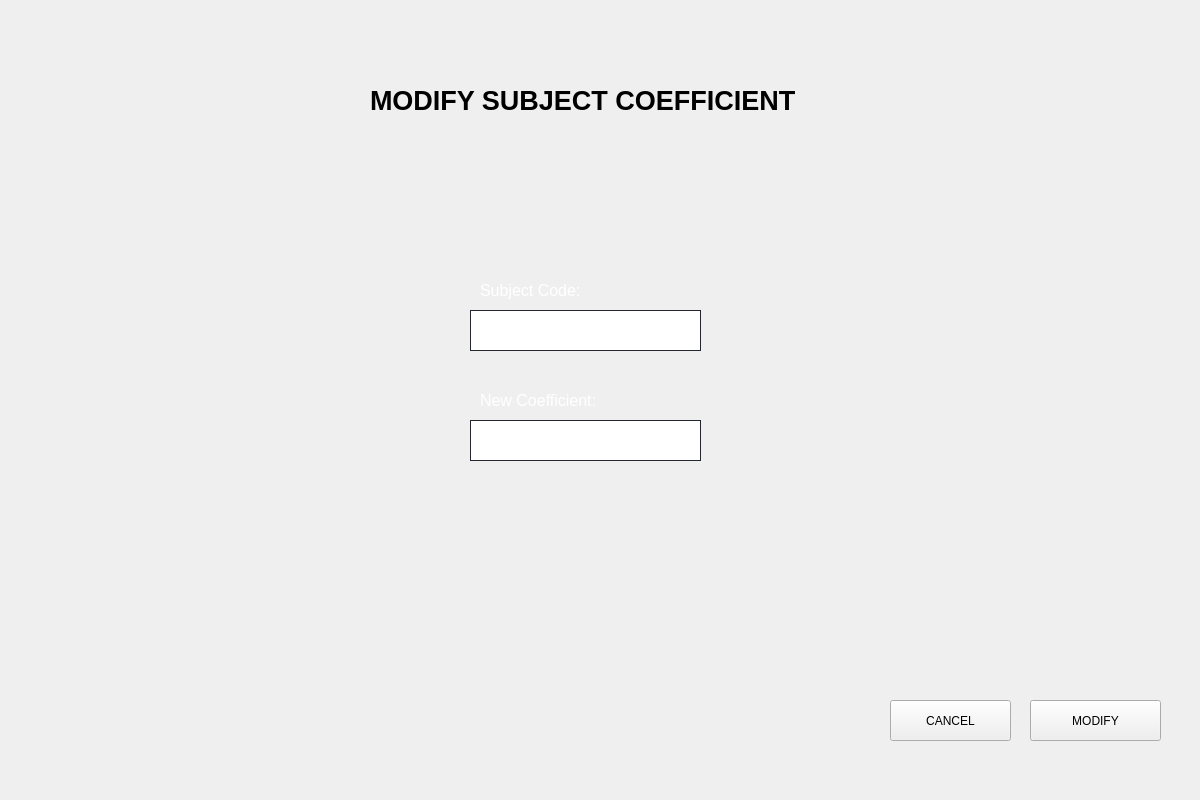
<?xml version="1.0" encoding="UTF-8"?>
<ui version="4.0">
 <class>Form</class>
 <widget class="QWidget" name="Form">
  <property name="geometry">
   <rect>
    <x>0</x>
    <y>0</y>
    <width>1200</width>
    <height>800</height>
   </rect>
  </property>
  <property name="windowTitle">
   <string>Form</string>
  </property>
  <widget class="QPushButton" name="modifier">
   <property name="geometry">
    <rect>
     <x>1030</x>
     <y>700</y>
     <width>131</width>
     <height>41</height>
    </rect>
   </property>
   <property name="styleSheet">
    <string notr="true"> font: 75 16pt &quot;Poppins&quot;;</string>
   </property>
   <property name="text">
    <string>MODIFY</string>
   </property>
  </widget>
  <widget class="QLineEdit" name="code">
   <property name="geometry">
    <rect>
     <x>470</x>
     <y>310</y>
     <width>231</width>
     <height>41</height>
    </rect>
   </property>
   <property name="styleSheet">
    <string notr="true">QLineEdit {
border: 1px solid rgb(37,39,48);

padding-left:20px;
padding-right:20px;
}
</string>
   </property>
  </widget>
  <widget class="QLineEdit" name="coe">
   <property name="geometry">
    <rect>
     <x>470</x>
     <y>420</y>
     <width>231</width>
     <height>41</height>
    </rect>
   </property>
   <property name="styleSheet">
    <string notr="true">QLineEdit {
border: 1px solid rgb(37,39,48);

padding-left:20px;
padding-right:20px;
}
</string>
   </property>
  </widget>
  <widget class="QLabel" name="label_2">
   <property name="geometry">
    <rect>
     <x>480</x>
     <y>250</y>
     <width>461</width>
     <height>81</height>
    </rect>
   </property>
   <property name="styleSheet">
    <string notr="true"/>
   </property>
   <property name="text">
    <string>&lt;html&gt;&lt;head/&gt;&lt;body&gt;&lt;p&gt;&lt;span style=&quot; font-size:12pt; color:#fff&quot;&gt;Subject Code:&lt;/span&gt;&lt;/p&gt;&lt;/body&gt;&lt;/html&gt;</string>
   </property>
  </widget>
  <widget class="QLabel" name="label_3">
   <property name="geometry">
    <rect>
     <x>480</x>
     <y>380</y>
     <width>461</width>
     <height>41</height>
    </rect>
   </property>
   <property name="styleSheet">
    <string notr="true"/>
   </property>
   <property name="text">
    <string>&lt;html&gt;&lt;head/&gt;&lt;body&gt;&lt;p&gt;&lt;span style=&quot; font-size:12pt; color:#fff;&quot;&gt;New Coefficient:&lt;/span&gt;&lt;/p&gt;&lt;/body&gt;&lt;/html&gt;</string>
   </property>
  </widget>
  <widget class="QLabel" name="label_5">
   <property name="geometry">
    <rect>
     <x>370</x>
     <y>80</y>
     <width>711</width>
     <height>41</height>
    </rect>
   </property>
   <property name="styleSheet">
    <string notr="true">font: 75 16pt &quot;Poppins&quot;;</string>
   </property>
   <property name="text">
    <string>&lt;html&gt;&lt;head/&gt;&lt;body&gt;&lt;p&gt;&lt;span style=&quot; font-size:20pt; font-weight:600;color:#fff; color:#000000;&quot;&gt;MODIFY SUBJECT COEFFICIENT&lt;/span&gt;&lt;/p&gt;&lt;/body&gt;&lt;/html&gt;</string>
   </property>
  </widget>
  <widget class="QPushButton" name="annuler">
   <property name="geometry">
    <rect>
     <x>890</x>
     <y>700</y>
     <width>121</width>
     <height>41</height>
    </rect>
   </property>
   <property name="styleSheet">
    <string notr="true"> font: 75 16pt &quot;Poppins&quot;;</string>
   </property>
   <property name="text">
    <string>CANCEL</string>
   </property>
  </widget>
  <widget class="QLabel" name="code_2">
   <property name="geometry">
    <rect>
     <x>480</x>
     <y>360</y>
     <width>221</width>
     <height>21</height>
    </rect>
   </property>
   <property name="text">
    <string/>
   </property>
  </widget>
  <widget class="QLabel" name="coe_2">
   <property name="geometry">
    <rect>
     <x>480</x>
     <y>470</y>
     <width>221</width>
     <height>21</height>
    </rect>
   </property>
   <property name="text">
    <string/>
   </property>
  </widget>
  <widget class="QLabel" name="label">
   <property name="geometry">
    <rect>
     <x>-80</x>
     <y>-10</y>
     <width>1291</width>
     <height>851</height>
    </rect>
   </property>
   <property name="text">
    <string/>
   </property>
   <property name="pixmap">
    <pixmap>bg.jpg</pixmap>
   </property>
   <property name="scaledContents">
    <bool>true</bool>
   </property>
  </widget>

  <zorder>label</zorder>
  <zorder>modifier</zorder>
  <zorder>code</zorder>
  <zorder>coe</zorder>
  <zorder>label_2</zorder>
  <zorder>label_3</zorder>
  <zorder>label_5</zorder>
  <zorder>annuler</zorder>
  <zorder>code_2</zorder>
  <zorder>coe_2</zorder>
  <zorder>label_10</zorder>
 </widget>
 <resources/>
 <connections/>
</ui>
